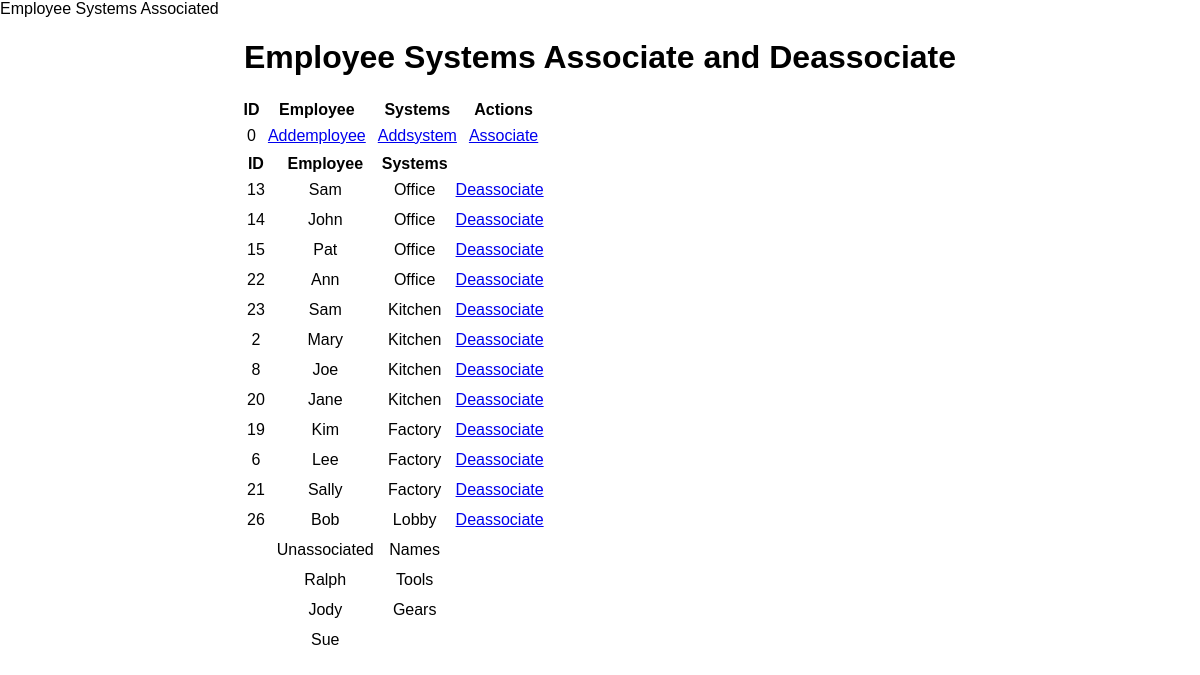
Before: / with the older database file.
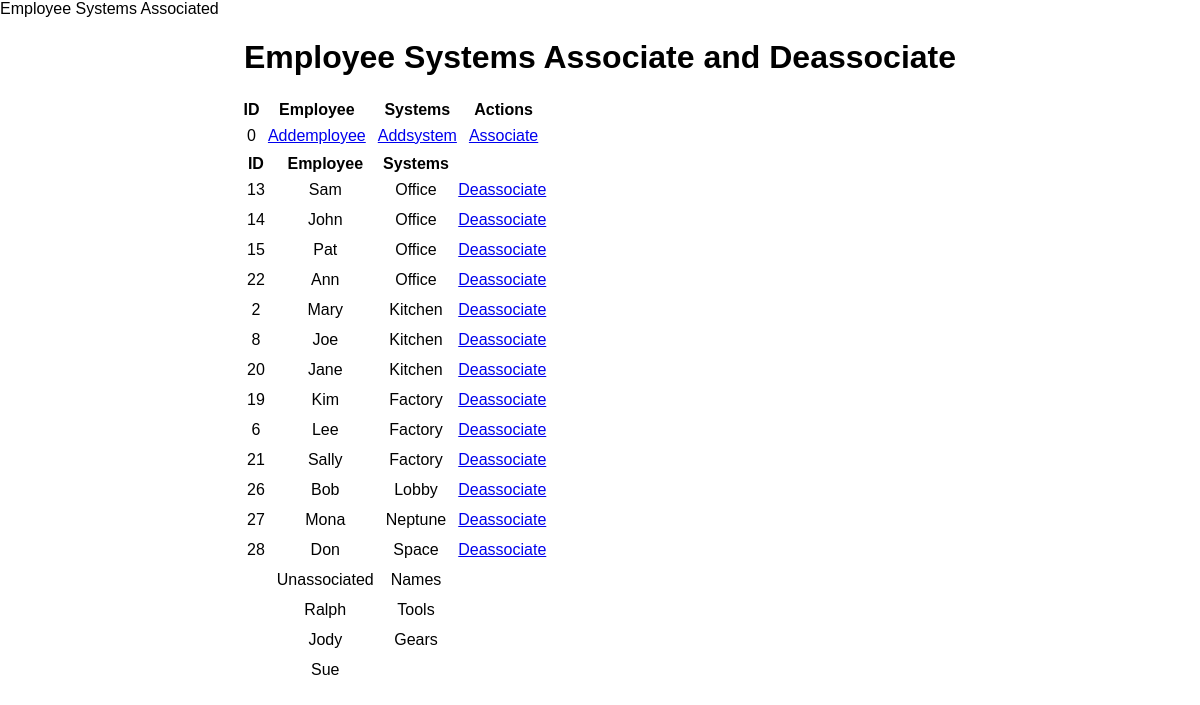
After: the same page with the newer database file.
### app.py (models this page shows, shortened)
class Blanknames(db.Model):
    id = db.Column(db.Integer, primary_key=True)
    empName = db.Column(db.String(200), default='.')
    sysName = db.Column(db.String(200), default='.')
    date_created = db.Column(db.DateTime, default=datetime.utcnow)

class Associated(db.Model):
    id = db.Column(db.Integer, primary_key=True)
    empKey = db.Column(db.Integer)
    sysKey = db.Column(db.Integer)

class Employee(db.Model):
    empKey = db.Column(db.Integer, primary_key=True)
    empName = db.Column(db.String(200), nullable=False)

class Systems(db.Model):
    sysKey = db.Column(db.Integer, primary_key=True)
    sysName = db.Column(db.String(200), nullable=False)

### app.py (the view)
@app.route('/', methods=['POST', 'GET'])
def index():
    if request.method == 'POST':
        pass
    else:
            tasks = Blanknames.query.order_by(Blanknames.id).all()
            con = engine.connect()
            statement = "select * from empsys order by 3,2"
            trans = con.execute(statement)
            statement = "select * from Employee where empKey not in (select empKey from Associated)"
            empnames = con.execute(statement)
            statement = "select * from Systems where sysKey not in (select sysKey from Associated)"
            sysnames = con.execute(statement)
            emparr = []
            for name in empnames:
                emparr.append(name.empName)
            sysarr = []
            for name in sysnames:
                sysarr.append(name.sysName)
            arr = []
            for i in range(0,max(len(emparr),len(sysarr))):
                arr.append({"empName": "", "sysName": ""})
            for i in range(0,len(emparr)):
                arr[i]["empName"] = emparr[i]
            for i in range(0,len(sysarr)):
                arr[i]["sysName"] = sysarr[i]
            names = arr
            return render_template('index.html', tasks=tasks,trans=trans,names=names)

### templates/index.html
{% extends 'base.html' %}
{% block head %}
<title>Employee Systems Associated</title>
{% endblock %}
{% block body %}
<div class="content">
    <h1 style="text-align: center">Employee Systems Associate and Deassociate</h1>
    {% if tasks|length < 1 %}
    <h4 style="text-align: center">Enter</h4>
    {% else %}
    <table style="margin-left: 20%">
        <tr>
            <th>ID</th>
            <th>Employee</th>
            <th>Systems</th>
            <th>Actions</th>
        </tr>
        {% for task in tasks %}
            <tr>
                <td>{{ task.id}}</td>
                <td>
                        <a href="/addemployee/">Addemployee</a>
                    </td>
                    <td>
                            <a href="/addsystem/">Addsystem</a>
                        </td>
                <td>
                    <a href="/associate/">Associate</a>
                </td>
            </tr>
        {% endfor %}
    </table>
    <table style="margin-left: 20%">
        <tr>
            <th>ID</th> <th>Employee</th> <th>Systems</th>
        </tr>
        {% for tran in trans %}
            <tr>
                <td>{{tran.id}}</td> <td>{{tran.empName}}</td> <td>{{tran.sysName}}</td>
                <td>
                    <a href="/deassociate/{{tran.id}}">Deassociate</a>
                </td>
            </tr>
        {% endfor %}
            <tr>
                <td></td> <td>Unassociated</td> <td>Names</td>
            </tr>
        {% for name in names %}
            <tr>
                <td></td> <td>{{name.empName}}</td> <td>{{name.sysName}}</td>
                <td>
                </td>
            </tr>
        {% endfor %}
    </table>
    {% endif %}
</div>
{% endblock %}

### templates/base.html (shortened to what this page needs)
<!DOCTYPE html>
<html lang="en">
<head>
    <link rel="stylesheet" href="{{ url_for('static', filename='css/main.css') }}"
    {% block head %}{% endblock %}
</head>
<body>
    {% block body %}{% endblock %}
</body>
</html>

### static/css/main.css (style rules this page uses)
body { margin: 0; font-family: sans-serif; }
td { text-align: center; padding: 5px; }

Changed rows visible on the page:
removed Associated: id "23", empName "Sam", sysName "Kitchen"
added Associated: id "27", empName "Mona", sysName "Neptune"
added Associated: id "28", empName "Don", sysName "Space"
